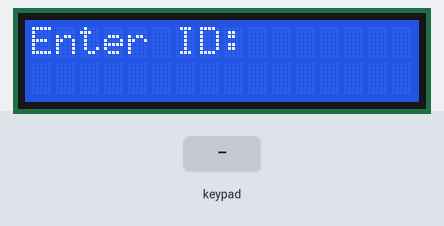
Bench run of a sketch on a simulated ESP32. On the bench: 16×2 character LCD. The inputs (shaded band) are chosen by the test bench.

Above: at 1.2 s.
1.3 s: keypad keys 1 9 1 8 5 1 7 # pressed 0.4 s apart
At 5.5 s:
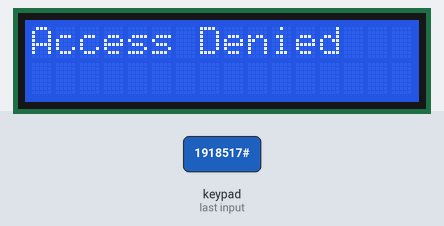
6.0 s: key 'A' pressed
At 7.0 s:
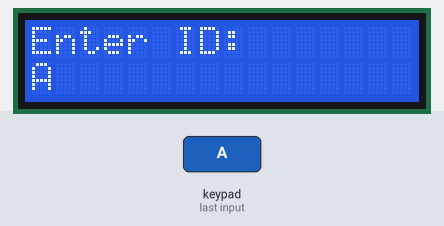
7.6 s: key 'B' pressed
At 8.8 s:
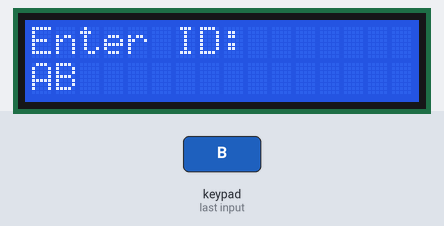
9.1 s: keypad keys 1 9 1 8 5 1 7 A pressed 0.4 s apart
At 13.2 s:
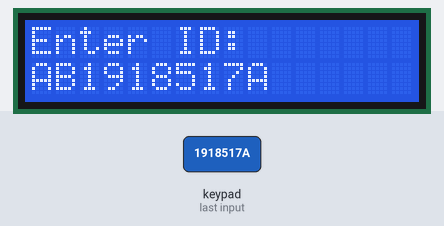
13.8 s: key 'C' pressed
At 14.8 s:
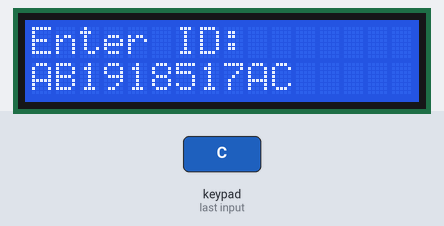
15.3 s: key 'D' pressed
At 16.0 s:
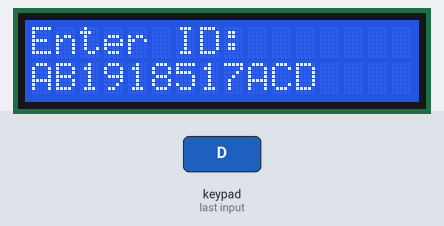
Timing chart, 0 to 17.8 s (numbered marks = the images above; inputs shaded):
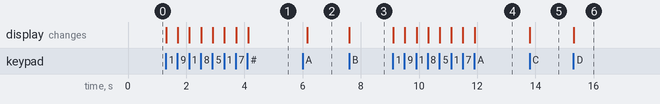

Measured:
- after the input at 1.3 s, the display: first changes at once (image 1 shows a later state)
- after the input at 6.0 s, the display: changes after 0.16 s (image 2)
- after the input at 7.6 s, the display: changes at once (image 3)
- after the input at 9.1 s, the display: first changes at once (image 4 shows a later state)
- after the input at 13.8 s, the display: changes at once (image 5)
- after the input at 15.3 s, the display: changes at once (image 6)

The sketch:

pinpad_lcd.ino.ino
```cpp
#include <Wire.h>
#include <Keypad.h>
#include <LiquidCrystal_I2C.h>
// #include <WiFi.h>
// #include <MySQL_Connection.h>
// #include <MySQL_Cursor.h>

const byte ROWS = 4;
const byte COLS = 4;
char keys[ROWS][COLS] = {
  {'1', '2', '3', 'A'},
  {'4', '5', '6', 'B'},
  {'7', '8', '9', 'C'},
  {'*', '0', '#', 'D'}
};

byte rowPins[ROWS]      = {19, 18, 5, 17}; // GPIO19, GPIO18, GPIO5, GPIO17 connect to the row pins
byte colPins[COLS] = {16, 4, 0, 2};   // GPIO16, GPIO4, GPIO0, GPIO2 connect to the column pins


// const char* ssid = "your_wifi_ssid";
// const char* password = "your_wifi_password";

// const char* db_host = "your_mysql_server";
// const char* db_user = "your_username";
// const char* db_password = "your_password";
// const char* db_name = "your_database";

// Initialize instances of the necessary classes
Keypad keypad = Keypad(makeKeymap(keys), rowPins, colPins, ROWS, COLS);
LiquidCrystal_I2C lcd(0x27, 16, 2);
// WiFiClient client;
// MySQL_Connection conn((Client *)&client);

void setup() {
  Serial.begin(115200);

  // Initialize WiFi and connect to it
  // WiFi.begin(ssid, password);
  // while (WiFi.status() != WL_CONNECTED) {
  //   delay(1000);
  //   Serial.println("Connecting to WiFi...");
  // }
  // Serial.println("Connected to WiFi");

  // Initialize the LCD
  lcd.init();
  lcd.backlight();

  // // Initialize the SQL database connection
  // if (conn.connect(db_host, db_user, db_password, db_name)) {
  //   Serial.println("Connected to MySQL Server");
  // } else {
  //   Serial.println("Connection to MySQL Server failed");
  // }
}
void loop() {
  // Display "Enter ID" on the LCD
  lcd.clear();
  lcd.setCursor(0, 0);
  lcd.print("Enter ID:");
  lcd.setCursor(0, 1);
  // Wait for the user to enter the ID
  String enteredID = getInputFromKeypad();

  // Check the ID in the database
  if (checkIDInDatabase(enteredID)) {
    lcd.clear();
    lcd.setCursor(0, 0);
    lcd.print("Enter Password:");
    lcd.setCursor(0, 1);

    // Wait for the user to enter the password
    String enteredPassword = getInputFromKeypad();

    // Check the password in the database
    if (checkPasswordInDatabase(enteredID, enteredPassword)) {
      lcd.clear();
      lcd.setCursor(0, 0);
      lcd.print("Access Granted");
      delay(5000);  // Wait for 5 seconds
      ESP.restart(); // Restart the ESP32
    } else {
      displayAccessDenied();
    }
  } else {
    displayAccessDenied();
  }
}
String getInputFromKeypad() {
  String input = "";
  char key = keypad.getKey();
  while (key != '#') {
    if (key) {
      if (key == '*') {
        lcd.setCursor(0, 1); // Set the cursor to the 2nd row
        lcd.print("                "); // Clear the 2nd row
        lcd.setCursor(0, 1); // Reset the cursor to the 2nd row
        input = "";  // Clear the input buffer
      } else {
        input += key;
        lcd.setCursor(0, 1);
        lcd.print(input);
      }
    }
    key = keypad.getKey();
  }
  return input;
}


bool checkIDInDatabase(String id) {
  return id.equals("75");
}
// bool checkIDInDatabase(String id) {

//   if (id == 75){

//   }
//   // Implement code to check the ID in the database
//   // Return true if ID is correct, false otherwise
// }
bool checkPasswordInDatabase(String id, String password) {
  // Implement your logic to check the ID and password in the database
  // For example, you can compare them to expected values or query a database
  return id.equals("75") && password.equals("76");
}

// bool checkPasswordInDatabase(String id, String password) {
//   // Implement code to check the password in the database
//   // Return true if password is correct, false otherwise
// }

void displayAccessDenied() {
  lcd.clear();
  lcd.setCursor(0, 0);
  lcd.print("Access Denied");
  delay(2000);
}
```
